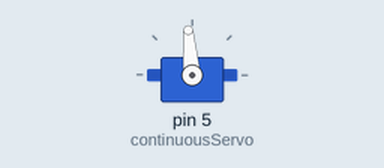
Simulated run of this sketch. Board: Arduino Uno, built with avr-gcc and run on an emulated ATmega328P. Shown: servo.

Above: at 2.1 s.
At 10.1 s:
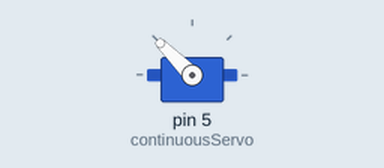
At 19.1 s:
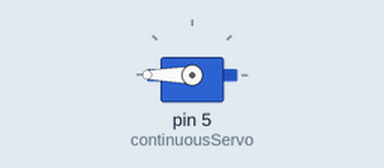
At 34.1 s:
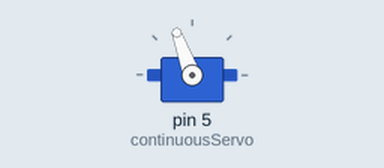
Timing chart, 0 to 40.0 s (numbered marks = the images above):
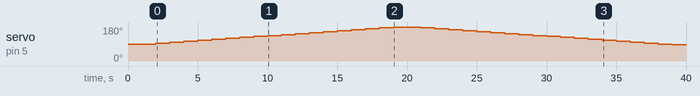

Measured:
- by itself, servo on pin 5 (continuousServo): rises from 90° to 180° in 17.0 s, then falls to 85° in 20.0 s

The sketch:

continuousServo_EXAM_aug5a.ino
```cpp
#include <Servo.h>

Servo continuousServo;  // 연속 회전 서보 모터 객체 생성

void setup() {
  continuousServo.attach(5);  // 서보 모터를 아두이노의 5번 핀에 연결
  continuousServo.write(90);  // 초기 상태는 정지
  delay(1000);  // 초기화 후 잠시 대기
}

void loop() {
  // 속도를 5씩 증가시킴
  for (int speed = 90; speed <= 180; speed += 5) {
    continuousServo.write(speed);
    delay(1000);  // 각 속도 단계에서 잠시 대기 (0.1초)
  }

  // 속도를 5씩 감소시킴
  for (int speed = 180; speed >= 0; speed -= 5) {
    continuousServo.write(speed);
    delay(1000);  // 각 속도 단계에서 잠시 대기 (0.1초)
  }

  // 다시 정지
  continuousServo.write(90);
  delay(3000);  // 1초 동안 정지
}
```
